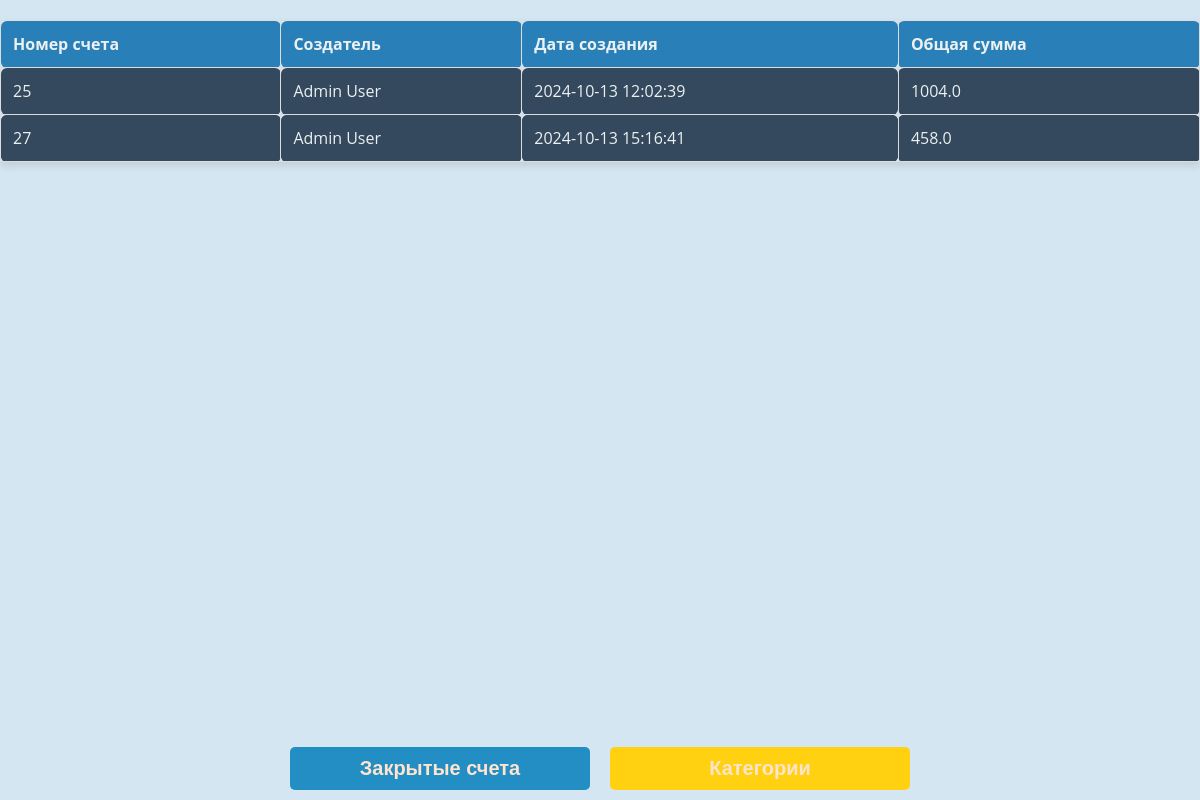
The page /invoices (signed in) on the database as committed earlier.
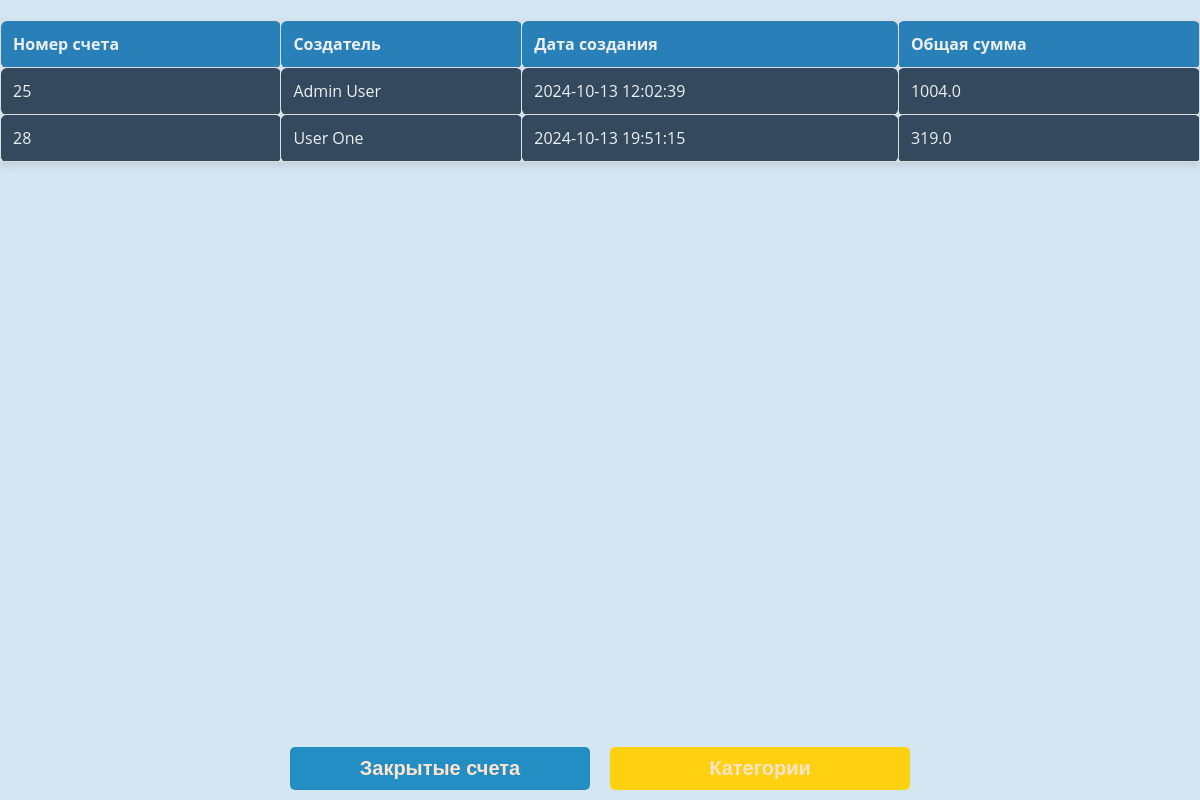
The same page on the database as committed later.
### app/models.py (models this page shows)
class Invoice(Base):
    __tablename__ = "invoices"
    id = Column(Integer, primary_key=True, index=True)
    user_id = Column(Integer, ForeignKey("users.id"))
    created_at = Column(DateTime, default=datetime.utcnow)
    total_amount = Column(Float, default=0)
    status = Column(String, default="open")  # Статус счета (открыт/закрыт)
    closed_at = Column(DateTime, nullable=True)  # Время закрытия счета
    closed_by = Column(Integer, ForeignKey("users.id"), nullable=True)  # Кто закрыл счет
    comment = Column(Text, nullable=True)  # Комментарий к закрытию
    pay_type = Column(Text, nullable=True)  # Тип оплаты
    items = relationship("InvoiceItem", back_populates="invoice")
    user = relationship("User", foreign_keys=[user_id])
    closed_by_user = relationship("User", foreign_keys=[closed_by])

class User(Base):
    __tablename__ = "users"
    id = Column(Integer, primary_key=True, index=True)
    username = Column(String, unique=True, index=True)
    password = Column(String)  # Пароль должен быть зашифрован
    first_name = Column(String)
    last_name = Column(String)
    phone_number = Column(String)
    birth_date = Column(DateTime)
    is_working = Column(Boolean, default=False)
    created_at = Column(DateTime(timezone=True), server_default=func.now())
    work_shifts = relationship("WorkShift", back_populates="user")
    tasks = relationship("Task", back_populates="user")

### app/routes/invoices.py (the view)
@router.get("/invoices")
def view_invoices(request: Request, product_id: int = None, quantity: int = None, product_name: str = None, db: Session = Depends(get_db), user: str = Cookie(None)):
    if user == "admin":
        invoices = db.query(Invoice).filter(Invoice.status == "open").all()
    else:
        user_obj = db.query(User).filter(User.username == user).first()
        invoices = db.query(Invoice).filter(Invoice.status == "open").filter(Invoice.user_id == user_obj.id).all()
    return templates.TemplateResponse("invoices.html", {
        "request": request,
        "invoices": invoices,
        "product_id": product_id,
        "quantity": quantity,
        "product_name": product_name,
        "label":"Открытые счета",
        "button_text":"Закрытые счета",
        "button_href":"/invoices/closed"
    })

### app/templates/invoices.html (shortened to what this page needs)
<!DOCTYPE html>
<html>
<head>
    <link rel="stylesheet" href="/static/css/base.css">
    <link rel="stylesheet" href="/static/css/layout.css">
    <link rel="stylesheet" href="/static/css/buttons.css">
    <link rel="stylesheet" href="/static/css/modals.css">
    <link rel="stylesheet" href="/static/css/tables.css">
</head>
<body>
    <table>
        <thead>
            <tr>
                <th>Номер счета</th>
                <th>Создатель</th>
                <th>Дата создания</th>
                <th>Общая сумма</th>
            </tr>
        </thead>
        <tbody>
            {% for invoice in invoices %}
            <tr onclick="showInvoiceDetails({{ invoice.id }})">
                <td>{{ invoice.id }}</td>
                <td>{{ invoice.user.first_name }} {{ invoice.user.last_name }}</td>
                <td>{{ invoice.created_at.strftime('%Y-%m-%d %H:%M:%S') }}</td>
                <td>{{ invoice.total_amount }}</td>
            </tr>
            {% endfor %}
        </tbody>
    </table>
    <div class="buttons">
        <button type="button" class="button button-blue" onclick="window.location.href='{{ button_href }}'">{{ button_text }}</button>
        <button type="button" class="button button-yellow" onclick="window.location.href='/'">Категории</button>
    </div>
</body>
</html>

### app/static/css/base.css (style rules this page uses)
body { font-family: 'Open Sans', sans-serif; background-color: #D4E6F1; color: #34495e; margin: 0; padding: 0; display: flex; flex-direction: column; align-items: center; min-height: 100vh; max-width: 100vw; overflow-x: hidden; }
input, textarea, select, button { font-size: 20px; }

### app/static/css/buttons.css (style rules this page uses)
.button { background-color: #2980b9; justify-content: center; border: none; color: #FFE4CF; padding: 10px 20px; font-size: 20px; font-weight: bold; cursor: pointer; border-radius: 5px; width: 100%; max-width: 300px; margin: 0 10px; }
.button-yellow { background-color: #FFD110; }
.button-blue { background-color: #228EC4; }
.buttons { position: fixed; bottom: 0; left: 0; width: 100%; display: flex; justify-content: center; padding: 10px 0; z-index: 1000; }

### app/static/css/tables.css (style rules this page uses)
table { width: 100%; border-collapse: collapse; margin: 20px 0; box-shadow: 0 4px 8px rgba(0, 0, 0, 0.1); }
table, th, td { border: 1px solid #ddd; }
th, td { padding: 12px; text-align: left; border-radius: 6px; }
th { background-color: #2980b9; color: #ecf0f1; font-weight: bold; }
td { background-color: #34495e; color: #ecf0f1; transition: background-color 0.3s ease; }
tr:nth-child(even) { background-color: #2c3e50; }

Rows that differ between the two databases and show on the page:
no longer on this page (row edited): Invoice: id "27", user.first_name "Admin", user.last_name "User", created_at "2024-10-13 15:16:41", total_amount "458.0"
added Invoice: id "28", user.first_name "User", user.last_name "One", created_at "2024-10-13 19:51:15", total_amount "319.0"
